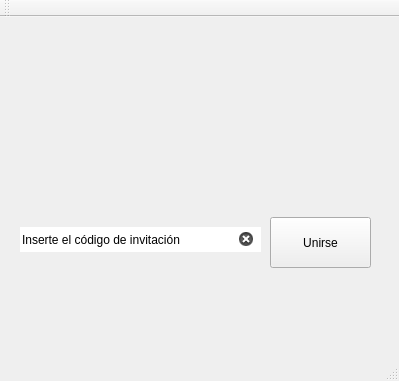
<?xml version="1.0" encoding="UTF-8"?>
<ui version="4.0">
 <class>PantallaVinculacion</class>
 <widget class="QMainWindow" name="PantallaVinculacion">
  <property name="geometry">
   <rect>
    <x>0</x>
    <y>0</y>
    <width>399</width>
    <height>381</height>
   </rect>
  </property>
  <property name="windowTitle">
   <string>Unirse a Juego</string>
  </property>
  <widget class="QWidget" name="centralWidget">
   <widget class="QPushButton" name="UnirseButton">
    <property name="geometry">
     <rect>
      <x>270</x>
      <y>200</y>
      <width>101</width>
      <height>51</height>
     </rect>
    </property>
    <property name="minimumSize">
     <size>
      <width>91</width>
      <height>0</height>
     </size>
    </property>
    <property name="text">
     <string>Unirse</string>
    </property>
   </widget>
   <widget class="QLineEdit" name="lineEdit">
    <property name="geometry">
     <rect>
      <x>20</x>
      <y>210</y>
      <width>241</width>
      <height>25</height>
     </rect>
    </property>
    <property name="inputMask">
     <string/>
    </property>
    <property name="text">
     <string>Inserte el código de invitación</string>
    </property>
    <property name="frame">
     <bool>false</bool>
    </property>
    <property name="readOnly">
     <bool>false</bool>
    </property>
    <property name="clearButtonEnabled">
     <bool>true</bool>
    </property>
   </widget>
   <widget class="QLabel" name="label">
    <property name="geometry">
     <rect>
      <x>110</x>
      <y>110</y>
      <width>141</width>
      <height>31</height>
     </rect>
    </property>
    <property name="acceptDrops">
     <bool>false</bool>
    </property>
    <property name="text">
     <string/>
    </property>
    <property name="wordWrap">
     <bool>true</bool>
    </property>
   </widget>
  </widget>
  <widget class="QMenuBar" name="menuBar">
   <property name="geometry">
    <rect>
     <x>0</x>
     <y>0</y>
     <width>399</width>
     <height>22</height>
    </rect>
   </property>
  </widget>
  <widget class="QToolBar" name="mainToolBar">
   <attribute name="toolBarArea">
    <enum>TopToolBarArea</enum>
   </attribute>
   <attribute name="toolBarBreak">
    <bool>false</bool>
   </attribute>
  </widget>
  <widget class="QStatusBar" name="statusBar"/>
 </widget>
 <layoutdefault spacing="6" margin="11"/>
 <resources/>
 <connections/>
</ui>
